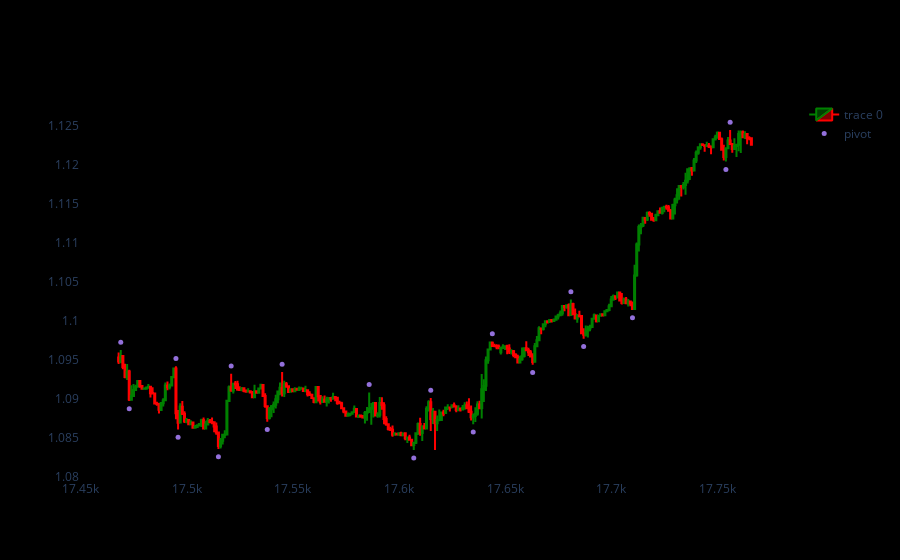

Here is the notebook cell this chart was saved with:
### Code cell
import plotly.graph_objects as go
from plotly.subplots import make_subplots
from datetime import datetime
dfpl = df[-300:-1]
fig = go.Figure(data=[go.Candlestick(x=dfpl.index,
                open=dfpl['open'],
                high=dfpl['high'],
                low=dfpl['low'],
                close=dfpl['close'],
                increasing_line_color= 'green', 
                decreasing_line_color= 'red')])

fig.add_scatter(x=dfpl.index, y=dfpl['pointpos'], mode="markers",
                marker=dict(size=5, color="MediumPurple"),
                name="pivot")
fig.update_layout(xaxis_rangeslider_visible=False)
fig.update_xaxes(showgrid=False)
fig.update_yaxes(showgrid=False)
fig.update_layout(paper_bgcolor='black', plot_bgcolor='black')

fig.show()

### Figure 1 — Plotly figure (JSON) as saved in the notebook; plotly's stock layout.template omitted (floating-point values rounded to 4 significant figures; data arrays with more than 128 entries replaced by an {"elided": "..."} marker saying what was removed)
{"data": [{"close": {"elided": "299 float values"}, "decreasing": {"line": {"color": "red"}}, "high": {"elided": "299 float values"}, "increasing": {"line": {"color": "green"}}, "low": {"elided": "299 float values"}, "open": {"elided": "299 float values"}, "type": "candlestick", "x": {"elided": "299 int values"}}, {"marker": {"color": "MediumPurple", "size": 5}, "mode": "markers", "name": "pivot", "type": "scatter", "x": {"elided": "299 int values"}, "y": {"elided": "299 float values"}}], "layout": {"autosize": true, "paper_bgcolor": "black", "plot_bgcolor": "black", "xaxis": {"autorange": true, "range": [17450.0, 17780.0], "rangeslider": {"visible": false, "yaxis": {}}, "showgrid": false, "type": "linear"}, "yaxis": {"autorange": true, "range": [1.079, 1.129], "showgrid": false, "type": "linear"}}}
